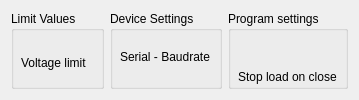
      <widget class="QWidget" name="tab_settings">
       <attribute name="title">
        <string>Settings</string>
       </attribute>
       <layout class="QHBoxLayout" name="horizontalLayout">
        <item>
         <widget class="QGroupBox" name="groupBox_limits">
          <property name="title">
           <string>Limit Values</string>
          </property>
          <widget class="QLabel" name="lbllimit">
           <property name="geometry">
            <rect>
             <x>10</x>
             <y>40</y>
             <width>111</width>
             <height>24</height>
            </rect>
           </property>
           <property name="text">
            <string>Voltage limit</string>
           </property>
          </widget>
          <widget class="QLabel" name="lbllimit_2">
           <property name="geometry">
            <rect>
             <x>10</x>
             <y>80</y>
             <width>111</width>
             <height>24</height>
            </rect>
           </property>
           <property name="text">
            <string>Current limit</string>
           </property>
          </widget>
          <widget class="QLabel" name="lbllimit_3">
           <property name="geometry">
            <rect>
             <x>10</x>
             <y>120</y>
             <width>131</width>
             <height>24</height>
            </rect>
           </property>
           <property name="text">
            <string>Resistance limit</string>
           </property>
          </widget>
          <widget class="QLabel" name="lbllimit_4">
           <property name="geometry">
            <rect>
             <x>10</x>
             <y>160</y>
             <width>111</width>
             <height>24</height>
            </rect>
           </property>
           <property name="text">
            <string>Power limit</string>
           </property>
          </widget>
          <widget class="QDoubleSpinBox" name="val_maxVoltLimit">
           <property name="geometry">
            <rect>
             <x>170</x>
             <y>40</y>
             <width>111</width>
             <height>32</height>
            </rect>
           </property>
           <property name="accelerated">
            <bool>false</bool>
           </property>
           <property name="suffix">
            <string> V</string>
           </property>
           <property name="decimals">
            <number>4</number>
           </property>
           <property name="minimum">
            <double>0.000100000000000</double>
           </property>
           <property name="maximum">
            <double>120.000000000000000</double>
           </property>
          </widget>
          <widget class="QPushButton" name="btn_setVoltLimit">
           <property name="geometry">
            <rect>
             <x>290</x>
             <y>40</y>
             <width>81</width>
             <height>33</height>
            </rect>
           </property>
           <property name="text">
            <string>SET</string>
           </property>
          </widget>
          <widget class="QPushButton" name="btn_setCurrLimit">
           <property name="geometry">
            <rect>
             <x>290</x>
             <y>80</y>
             <width>81</width>
             <height>33</height>
            </rect>
           </property>
           <property name="text">
            <string>SET</string>
           </property>
          </widget>
          <widget class="QDoubleSpinBox" name="val_maxCurrLimit">
           <property name="geometry">
            <rect>
             <x>170</x>
             <y>80</y>
             <width>111</width>
             <height>32</height>
            </rect>
           </property>
           <property name="suffix">
            <string> A</string>
           </property>
           <property name="decimals">
            <number>4</number>
           </property>
           <property name="minimum">
            <double>0.000100000000000</double>
           </property>
           <property name="maximum">
            <double>30.000000000000000</double>
           </property>
          </widget>
          <widget class="QPushButton" name="btn_setResLimit">
           <property name="geometry">
            <rect>
             <x>290</x>
             <y>120</y>
             <width>81</width>
             <height>33</height>
            </rect>
           </property>
           <property name="text">
            <string>SET</string>
           </property>
          </widget>
          <widget class="QDoubleSpinBox" name="val_maxResLimit">
           <property name="geometry">
            <rect>
             <x>170</x>
             <y>120</y>
             <width>111</width>
             <height>32</height>
            </rect>
           </property>
           <property name="suffix">
            <string> Ω</string>
           </property>
           <property name="decimals">
            <number>4</number>
           </property>
           <property name="minimum">
            <double>0.050000000000000</double>
           </property>
           <property name="maximum">
            <double>7500.000000000000000</double>
           </property>
          </widget>
          <widget class="QPushButton" name="btn_setPowerLimit">
           <property name="geometry">
            <rect>
             <x>290</x>
             <y>160</y>
             <width>81</width>
             <height>33</height>
            </rect>
           </property>
           <property name="text">
            <string>SET</string>
           </property>
          </widget>
          <widget class="QDoubleSpinBox" name="val_maxPowerLimit">
           <property name="geometry">
            <rect>
             <x>170</x>
             <y>160</y>
             <width>111</width>
             <height>32</height>
            </rect>
           </property>
           <property name="suffix">
            <string> W</string>
           </property>
           <property name="decimals">
            <number>4</number>
           </property>
           <property name="minimum">
            <double>0.010000000000000</double>
           </property>
           <property name="maximum">
            <double>300.000000000000000</double>
           </property>
          </widget>
          <widget class="QPushButton" name="btn_resetLimits">
           <property name="geometry">
            <rect>
             <x>10</x>
             <y>200</y>
             <width>121</width>
             <height>33</height>
            </rect>
           </property>
           <property name="text">
            <string>Reset Limits</string>
           </property>
          </widget>
          <widget class="QPushButton" name="btn_getLimits">
           <property name="geometry">
            <rect>
             <x>170</x>
             <y>200</y>
             <width>111</width>
             <height>33</height>
            </rect>
           </property>
           <property name="toolTip">
            <string>Retrieve current limits from device</string>
           </property>
           <property name="text">
            <string>Get Limits</string>
           </property>
          </widget>
         </widget>
        </item>
        <item>
         <widget class="QGroupBox" name="groupBox_settings">
          <property name="title">
           <string>Device Settings</string>
          </property>
          <widget class="QLabel" name="label">
           <property name="geometry">
            <rect>
             <x>10</x>
             <y>30</y>
             <width>141</width>
             <height>31</height>
            </rect>
           </property>
           <property name="text">
            <string>Serial - Baudrate</string>
           </property>
          </widget>
          <widget class="QComboBox" name="cmb_baudrate">
           <property name="geometry">
            <rect>
             <x>180</x>
             <y>30</y>
             <width>96</width>
             <height>32</height>
            </rect>
           </property>
           <item>
            <property name="text">
             <string>9600</string>
            </property>
           </item>
           <item>
            <property name="text">
             <string>19200</string>
            </property>
           </item>
           <item>
            <property name="text">
             <string>38400</string>
            </property>
           </item>
           <item>
            <property name="text">
             <string>57600</string>
            </property>
           </item>
           <item>
            <property name="text">
             <string>115200</string>
            </property>
           </item>
          </widget>
          <widget class="QPushButton" name="btn_set_settings">
           <property name="geometry">
            <rect>
             <x>250</x>
             <y>420</y>
             <width>81</width>
             <height>33</height>
            </rect>
           </property>
           <property name="text">
            <string>SET</string>
           </property>
          </widget>
          <widget class="QLabel" name="label_2">
           <property name="geometry">
            <rect>
             <x>10</x>
             <y>70</y>
             <width>141</width>
             <height>31</height>
            </rect>
           </property>
           <property name="text">
            <string>Beeping</string>
           </property>
          </widget>
          <widget class="QLabel" name="label_3">
           <property name="geometry">
            <rect>
             <x>10</x>
             <y>100</y>
             <width>141</width>
             <height>31</height>
            </rect>
           </property>
           <property name="text">
            <string>Key lock</string>
           </property>
          </widget>
          <widget class="QLabel" name="label_4">
           <property name="geometry">
            <rect>
             <x>10</x>
             <y>130</y>
             <width>141</width>
             <height>31</height>
            </rect>
           </property>
           <property name="text">
            <string>External trigger</string>
           </property>
          </widget>
          <widget class="QLabel" name="label_5">
           <property name="geometry">
            <rect>
             <x>10</x>
             <y>160</y>
             <width>191</width>
             <height>31</height>
            </rect>
           </property>
           <property name="text">
            <string>Remote Compensation</string>
           </property>
          </widget>
          <widget class="QCheckBox" name="chk_beep">
           <property name="geometry">
            <rect>
             <x>220</x>
             <y>75</y>
             <width>31</width>
             <height>31</height>
            </rect>
           </property>
           <property name="sizePolicy">
            <sizepolicy hsizetype="Minimum" vsizetype="Fixed">
             <horstretch>0</horstretch>
             <verstretch>0</verstretch>
            </sizepolicy>
           </property>
           <property name="text">
            <string/>
           </property>
           <property name="iconSize">
            <size>
             <width>20</width>
             <height>20</height>
            </size>
           </property>
          </widget>
          <widget class="QPushButton" name="btn_get_settings">
           <property name="geometry">
            <rect>
             <x>160</x>
             <y>420</y>
             <width>81</width>
             <height>33</height>
            </rect>
           </property>
           <property name="text">
            <string>GET</string>
           </property>
          </widget>
          <widget class="QCheckBox" name="chk_lock">
           <property name="geometry">
            <rect>
             <x>220</x>
             <y>100</y>
             <width>30</width>
             <height>30</height>
            </rect>
           </property>
           <property name="sizePolicy">
            <sizepolicy hsizetype="Minimum" vsizetype="Fixed">
             <horstretch>0</horstretch>
             <verstretch>0</verstretch>
            </sizepolicy>
           </property>
           <property name="text">
            <string/>
           </property>
           <property name="iconSize">
            <size>
             <width>20</width>
             <height>20</height>
            </size>
           </property>
          </widget>
          <widget class="QCheckBox" name="chk_trigger">
           <property name="geometry">
            <rect>
             <x>220</x>
             <y>130</y>
             <width>30</width>
             <height>30</height>
            </rect>
           </property>
           <property name="sizePolicy">
            <sizepolicy hsizetype="Minimum" vsizetype="Fixed">
             <horstretch>0</horstretch>
             <verstretch>0</verstretch>
            </sizepolicy>
           </property>
           <property name="styleSheet">
            <string notr="true"/>
           </property>
           <property name="text">
            <string/>
           </property>
           <property name="iconSize">
            <size>
             <width>20</width>
             <height>20</height>
            </size>
           </property>
           <property name="checked">
            <bool>false</bool>
           </property>
          </widget>
          <widget class="QCheckBox" name="chk_comp">
           <property name="geometry">
            <rect>
             <x>220</x>
             <y>160</y>
             <width>30</width>
             <height>30</height>
            </rect>
           </property>
           <property name="sizePolicy">
            <sizepolicy hsizetype="Minimum" vsizetype="Fixed">
             <horstretch>0</horstretch>
             <verstretch>0</verstretch>
            </sizepolicy>
           </property>
           <property name="text">
            <string/>
           </property>
           <property name="iconSize">
            <size>
             <width>20</width>
             <height>20</height>
            </size>
           </property>
          </widget>
          <widget class="QCheckBox" name="chk_dhcp">
           <property name="geometry">
            <rect>
             <x>220</x>
             <y>190</y>
             <width>30</width>
             <height>30</height>
            </rect>
           </property>
           <property name="sizePolicy">
            <sizepolicy hsizetype="Minimum" vsizetype="Fixed">
             <horstretch>0</horstretch>
             <verstretch>0</verstretch>
            </sizepolicy>
           </property>
           <property name="text">
            <string/>
           </property>
           <property name="iconSize">
            <size>
             <width>20</width>
             <height>20</height>
            </size>
           </property>
          </widget>
          <widget class="QLabel" name="label_6">
           <property name="geometry">
            <rect>
             <x>10</x>
             <y>190</y>
             <width>191</width>
             <height>31</height>
            </rect>
           </property>
           <property name="text">
            <string>DHCP</string>
           </property>
          </widget>
          <widget class="QPushButton" name="btn_factory_reset">
           <property name="geometry">
            <rect>
             <x>10</x>
             <y>420</y>
             <width>121</width>
             <height>33</height>
            </rect>
           </property>
           <property name="text">
            <string>Factory reset</string>
           </property>
          </widget>
          <widget class="QLabel" name="label_7">
           <property name="geometry">
            <rect>
             <x>10</x>
             <y>220</y>
             <width>91</width>
             <height>31</height>
            </rect>
           </property>
           <property name="text">
            <string>IP address</string>
           </property>
          </widget>
          <widget class="QLineEdit" name="val_ip_address">
           <property name="geometry">
            <rect>
             <x>170</x>
             <y>220</y>
             <width>151</width>
             <height>31</height>
            </rect>
           </property>
           <property name="inputMask">
            <string>000.000.000.000</string>
           </property>
           <property name="text">
            <string>10.0.0.123</string>
           </property>
          </widget>
          <widget class="QLabel" name="label_8">
           <property name="geometry">
            <rect>
             <x>10</x>
             <y>260</y>
             <width>101</width>
             <height>31</height>
            </rect>
           </property>
           <property name="text">
            <string>Subnetmask</string>
           </property>
          </widget>
          <widget class="QLineEdit" name="val_subnetmask">
           <property name="geometry">
            <rect>
             <x>170</x>
             <y>260</y>
             <width>151</width>
             <height>31</height>
            </rect>
           </property>
           <property name="inputMask">
            <string>000.000.000.000</string>
           </property>
           <property name="text">
            <string>255.255.255.0</string>
           </property>
          </widget>
          <widget class="QLineEdit" name="val_gateway">
           <property name="geometry">
            <rect>
             <x>170</x>
             <y>300</y>
             <width>151</width>
             <height>31</height>
            </rect>
           </property>
           <property name="inputMask">
            <string>000.000.000.000</string>
           </property>
           <property name="text">
            <string>10.0.0.1</string>
           </property>
          </widget>
          <widget class="QLabel" name="label_15">
           <property name="geometry">
            <rect>
             <x>10</x>
             <y>300</y>
             <width>101</width>
             <height>31</height>
            </rect>
           </property>
           <property name="text">
            <string>Gateway</string>
           </property>
          </widget>
          <widget class="QLabel" name="label_16">
           <property name="geometry">
            <rect>
             <x>10</x>
             <y>340</y>
             <width>111</width>
             <height>31</height>
            </rect>
           </property>
           <property name="text">
            <string>Mac address</string>
           </property>
          </widget>
          <widget class="QLineEdit" name="val_mac_address">
           <property name="geometry">
            <rect>
             <x>170</x>
             <y>340</y>
             <width>151</width>
             <height>31</height>
            </rect>
           </property>
           <property name="inputMask">
            <string>HH:HH:HH:HH:HH:HH</string>
           </property>
           <property name="text">
            <string>01:80:41:ae:fd:7e</string>
           </property>
          </widget>
          <widget class="QLabel" name="label_17">
           <property name="geometry">
            <rect>
             <x>10</x>
             <y>380</y>
             <width>111</width>
             <height>31</height>
            </rect>
           </property>
           <property name="text">
            <string>Port</string>
           </property>
          </widget>
          <widget class="QSpinBox" name="val_device_port">
           <property name="geometry">
            <rect>
             <x>170</x>
             <y>380</y>
             <width>151</width>
             <height>32</height>
            </rect>
           </property>
           <property name="minimum">
            <number>1</number>
           </property>
           <property name="maximum">
            <number>65535</number>
           </property>
          </widget>
          <widget class="QPushButton" name="btn_init_saves">
           <property name="geometry">
            <rect>
             <x>10</x>
             <y>460</y>
             <width>121</width>
             <height>33</height>
            </rect>
           </property>
           <property name="text">
            <string>Init Saves</string>
           </property>
          </widget>
         </widget>
        </item>
        <item>
         <widget class="QGroupBox" name="groupBox_guisettings">
          <property name="title">
           <string>Program settings</string>
          </property>
          <widget class="QLabel" name="label_79">
           <property name="geometry">
            <rect>
             <x>10</x>
             <y>50</y>
             <width>151</width>
             <height>31</height>
            </rect>
           </property>
           <property name="text">
            <string>Stop load on close</string>
           </property>
          </widget>
          <widget class="QCheckBox" name="chk_off_close">
           <property name="geometry">
            <rect>
             <x>210</x>
             <y>50</y>
             <width>30</width>
             <height>30</height>
            </rect>
           </property>
           <property name="sizePolicy">
            <sizepolicy hsizetype="Minimum" vsizetype="Fixed">
             <horstretch>0</horstretch>
             <verstretch>0</verstretch>
            </sizepolicy>
           </property>
           <property name="text">
            <string/>
           </property>
           <property name="iconSize">
            <size>
             <width>20</width>
             <height>20</height>
            </size>
           </property>
          </widget>
          <widget class="QPushButton" name="btn_save_settings">
           <property name="geometry">
            <rect>
             <x>180</x>
             <y>310</y>
             <width>101</width>
             <height>33</height>
            </rect>
           </property>
           <property name="text">
            <string>SAVE</string>
           </property>
          </widget>
          <widget class="QLabel" name="label_80">
           <property name="geometry">
            <rect>
             <x>10</x>
             <y>220</y>
             <width>151</width>
             <height>31</height>
            </rect>
           </property>
           <property name="text">
            <string>Measure interval</string>
           </property>
          </widget>
          <widget class="QDoubleSpinBox" name="val_measure_interval">
           <property name="geometry">
            <rect>
             <x>190</x>
             <y>220</y>
             <width>71</width>
             <height>32</height>
            </rect>
           </property>
           <property name="accelerated">
            <bool>false</bool>
           </property>
           <property name="suffix">
            <string> s</string>
           </property>
           <property name="decimals">
            <number>1</number>
           </property>
           <property name="minimum">
            <double>0.500000000000000</double>
           </property>
           <property name="maximum">
            <double>10.000000000000000</double>
           </property>
           <property name="singleStep">
            <double>0.100000000000000</double>
           </property>
           <property name="value">
            <double>1.000000000000000</double>
           </property>
          </widget>
          <widget class="QLabel" name="label_81">
           <property name="geometry">
            <rect>
             <x>10</x>
             <y>110</y>
             <width>151</width>
             <height>31</height>
            </rect>
           </property>
           <property name="toolTip">
            <string>&lt;html&gt;&lt;head/&gt;&lt;body&gt;&lt;p&gt;If enabled, sent and received data over serial is printed to console&lt;/p&gt;&lt;p&gt;Needs &lt;span style=&quot; font-weight:600;&quot;&gt;reconnect&lt;/span&gt; to take effect&lt;/p&gt;&lt;/body&gt;&lt;/html&gt;</string>
           </property>
           <property name="text">
            <string>Serial Debug Mode</string>
           </property>
          </widget>
          <widget class="QCheckBox" name="chk_serial_debug">
           <property name="geometry">
            <rect>
             <x>210</x>
             <y>110</y>
             <width>30</width>
             <height>30</height>
            </rect>
           </property>
           <property name="sizePolicy">
            <sizepolicy hsizetype="Minimum" vsizetype="Fixed">
             <horstretch>0</horstretch>
             <verstretch>0</verstretch>
            </sizepolicy>
           </property>
           <property name="text">
            <string/>
           </property>
           <property name="iconSize">
            <size>
             <width>20</width>
             <height>20</height>
            </size>
           </property>
          </widget>
          <widget class="QLabel" name="label_59">
           <property name="geometry">
            <rect>
             <x>10</x>
             <y>260</y>
             <width>141</width>
             <height>31</height>
            </rect>
           </property>
           <property name="text">
            <string>Serial - Baudrate</string>
           </property>
          </widget>
          <widget class="QComboBox" name="cmb_baudrate_soft">
           <property name="geometry">
            <rect>
             <x>180</x>
             <y>260</y>
             <width>101</width>
             <height>32</height>
            </rect>
           </property>
           <item>
            <property name="text">
             <string>9600</string>
            </property>
           </item>
           <item>
            <property name="text">
             <string>19200</string>
            </property>
           </item>
           <item>
            <property name="text">
             <string>38400</string>
            </property>
           </item>
           <item>
            <property name="text">
             <string>57600</string>
            </property>
           </item>
           <item>
            <property name="text">
             <string>115200</string>
            </property>
           </item>
          </widget>
          <widget class="QLabel" name="label_82">
           <property name="geometry">
            <rect>
             <x>10</x>
             <y>140</y>
             <width>151</width>
             <height>31</height>
            </rect>
           </property>
           <property name="text">
            <string>Enable crosshair</string>
           </property>
          </widget>
          <widget class="QCheckBox" name="chk_crosshair">
           <property name="geometry">
            <rect>
             <x>210</x>
             <y>140</y>
             <width>30</width>
             <height>30</height>
            </rect>
           </property>
           <property name="sizePolicy">
            <sizepolicy hsizetype="Minimum" vsizetype="Fixed">
             <horstretch>0</horstretch>
             <verstretch>0</verstretch>
            </sizepolicy>
           </property>
           <property name="text">
            <string/>
           </property>
           <property name="iconSize">
            <size>
             <width>20</width>
             <height>20</height>
            </size>
           </property>
          </widget>
          <widget class="QDoubleSpinBox" name="val_graph_time">
           <property name="geometry">
            <rect>
             <x>190</x>
             <y>180</y>
             <width>71</width>
             <height>32</height>
            </rect>
           </property>
           <property name="accelerated">
            <bool>false</bool>
           </property>
           <property name="suffix">
            <string> s</string>
           </property>
           <property name="decimals">
            <number>1</number>
           </property>
           <property name="minimum">
            <double>2.000000000000000</double>
           </property>
           <property name="maximum">
            <double>999.000000000000000</double>
           </property>
           <property name="singleStep">
            <double>1.000000000000000</double>
           </property>
           <property name="value">
            <double>2.000000000000000</double>
           </property>
          </widget>
          <widget class="QLabel" name="label_83">
           <property name="geometry">
            <rect>
             <x>10</x>
             <y>180</y>
             <width>151</width>
             <height>31</height>
            </rect>
           </property>
           <property name="text">
            <string>Graph timeframe</string>
           </property>
          </widget>
          <widget class="QCheckBox" name="chk_off_disconnect">
           <property name="geometry">
            <rect>
             <x>210</x>
             <y>80</y>
             <width>21</width>
             <height>30</height>
            </rect>
           </property>
           <property name="sizePolicy">
            <sizepolicy hsizetype="Minimum" vsizetype="Fixed">
             <horstretch>0</horstretch>
             <verstretch>0</verstretch>
            </sizepolicy>
           </property>
           <property name="text">
            <string/>
           </property>
           <property name="iconSize">
            <size>
             <width>20</width>
             <height>20</height>
            </size>
           </property>
          </widget>
          <widget class="QLabel" name="label_84">
           <property name="geometry">
            <rect>
             <x>10</x>
             <y>80</y>
             <width>201</width>
             <height>31</height>
            </rect>
           </property>
           <property name="text">
            <string>Stop load on disconnect</string>
           </property>
          </widget>
         </widget>
        </item>
       </layout>
      </widget>
